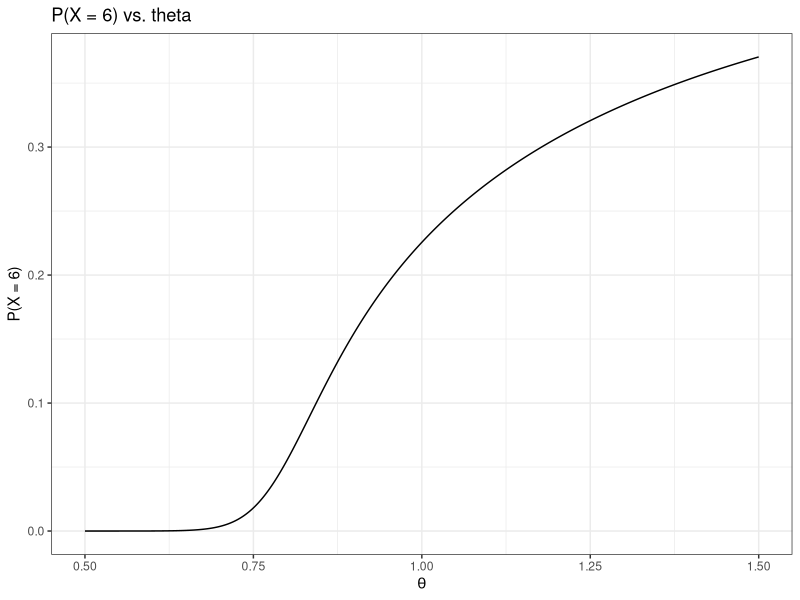
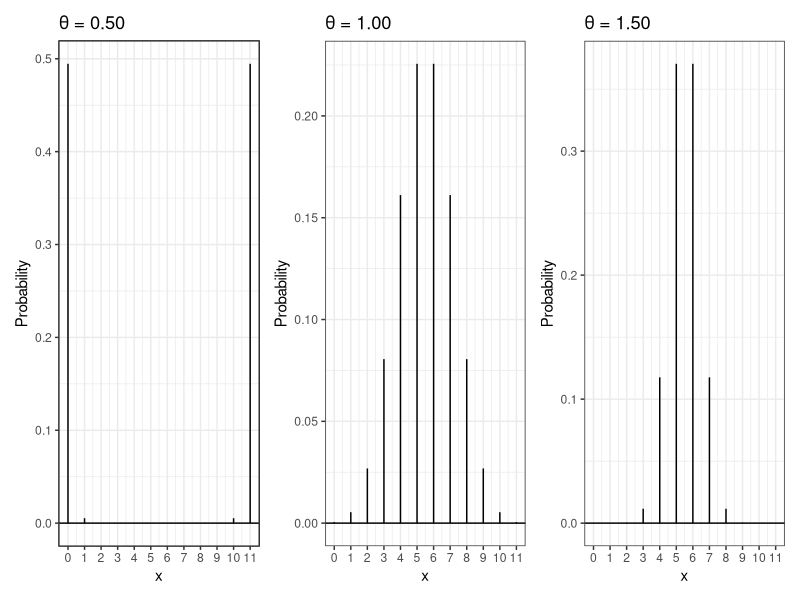

Write the R code that produced these figures, in order.
## ---- chunk 1
#| echo: false

default_chunk_hook  <- knitr::knit_hooks$get("chunk")

latex_font_size <- c("Huge", "huge", "LARGE", "Large", 
                     "large", "normalsize", "small", 
                     "footnotesize", "scriptsize", "tiny")

knitr::knit_hooks$set(chunk = function(x, options) {
  x <- default_chunk_hook(x, options)
  if(options$size %in% latex_font_size) {
    paste0("\n \\", options$size, "\n\n", 
      x, 
      "\n\n \\normalsize"
    )
  } else {
    x
  }
})
## ---- chunk 2
#| label: load-packages
#| include: false
library(tidyverse)
library(patchwork)
## ---- chunk 3
daltbinom <- function(x, size, prob, theta){
  normalizing.constant <- 0
  for(j in 0:size){
    normalizing.constant <- normalizing.constant + 
      choose(size, j) * prob^j * (1-prob)^(size-j) * theta^(j*(size-j))
  }
  # Probability Mass at x=x
  (1/normalizing.constant) *
    choose(size, x) * prob^x * (1-prob)^(size-x) * theta^(x*(size-x)) *
      (x>=0)*(x<=size)
}
## ---- chunk 4
daltbbinom.single <- function(x, size, alpha, beta, theta){
    integrand <- function(p) {
    sapply(p, # integrate will pass in a vector, so we use sapply to apply the following
           function(p_val){
             # f(x|p) * f(p|alpha, beta)
             daltbinom(x, size, p_val, theta) * dbeta(p_val, alpha, beta)
           }
    )
  }
  # Probability Mass at x=x
  # integrate(integrand, lower = 0, upper = 1)$value * (x>=0)*(x<=size)
  # I shrink the bounds below to avoid log(0)=-infinty
  # I use try() to catch when there is an error and avoid crashing
  res <- try(integrate(integrand, lower = 1e-7, upper = 1 - 1e-7)$value * 
                  (x>=0)*(x<=size), 
             silent = TRUE)
  # If there is an error, return a near-zero probability
  if(inherits(res, "try-error")) return(0.1^6)
  
  res
}
# Write a function that works on a vector
daltbbinom <- function(x, size, alpha, beta, theta){
  sapply(X=x, FUN=daltbbinom.single, size=size, alpha=alpha, beta=beta, theta=theta)
}
## ---- chunk 5
#sequence of thetas
theta_seq <- seq(0.5, 1.5, length.out = 1000)

# probability of 6 wins
prob6 = daltbinom(6, 11, 0.5, theta_seq)

ggdat = tibble(theta = theta_seq, prob = prob6)
## ---- chunk 6
#| label: theta.5_1.5
#| fig-cap: "Altham's Binomial"
#| fig-width: 5
#| fig-height: 3
#| scale: "80%"
#| fig-align: "center"
#| size: scriptsize

ggplot(ggdat, aes(x = theta, y = prob)) +
  geom_line() +
  xlab(expression(theta)) +
  ylab("P(X = 6)") +
  ggtitle("P(X = 6) vs. theta") +
  theme_bw()
## ---- chunk 7
# prob for thetas
theta0.5 = daltbinom(6, 11, 0.5, 0.5)
theta1 = daltbinom(6, 11, 0.5, 1)
theta1.5 = daltbinom(6, 11, 0.5, 1.5)

ggdat = tibble(x = 0:11) |>
  mutate(theta0.5 = daltbinom(x, 11, 0.5, 0.50),
         theta1 = daltbinom(x, 11, 0.5, 1.00),
         theta1.5 = daltbinom(x, 11, 0.5, 1.50))
## ---- chunk 8
#| label: PMFs
#| fig-cap: "Altham's Binomial PMFs"
#| fig-width: 6.5
#| fig-height: 3
#| scale: "80%"
#| fig-align: "center"
#| size: scriptsize


plot1 = ggplot() +
  geom_linerange(data = ggdat, aes(x = x, ymin = 0, ymax = theta0.5)) +
  geom_hline(yintercept = 0) +
  scale_x_continuous("x", breaks = 0:11) +
  ylab("Probability") +
  ggtitle("θ = 0.50") +
  theme_bw()

plot2 = ggplot() +
  geom_linerange(data = ggdat, aes(x = x, ymin = 0, ymax = theta1)) +
  geom_hline(yintercept = 0) +
  scale_x_continuous("x", breaks = 0:11) +
  ylab("Probability") +
  ggtitle("θ = 1.00") +
  theme_bw()

plot3 = ggplot() +
  geom_linerange(data = ggdat, aes(x = x, ymin = 0, ymax = theta1.5)) +
  geom_hline(yintercept = 0) +
  scale_x_continuous("x", breaks = 0:11) +
  ylab("Probability") +
  ggtitle("θ = 1.50") +
  theme_bw()

plot1 + plot2 + plot3
